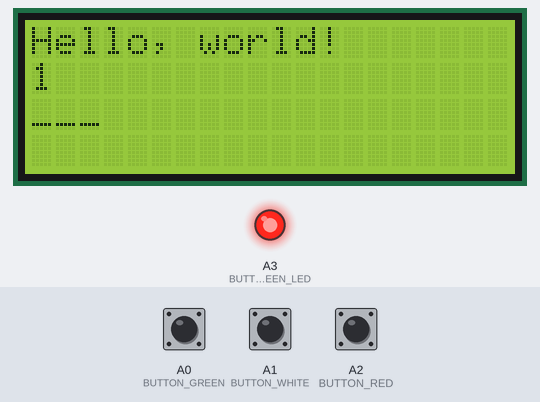
A sketch run on a simulated Arduino Uno, built with avr-gcc and run on an emulated ATmega328P. Parts: 20×4 character LCD, output pins drawn as LEDs (lit = HIGH). The inputs (shaded band) are chosen by the test bench; at power-on: A0 (BUTTON_GREEN) HIGH, A1 (BUTTON_WHITE) HIGH, A2 (BUTTON_RED) HIGH. Pins used as bus, display or sensor lines are not drawn.

Above: at 1.6 s.
1.7 s: A0 (BUTTON_GREEN) pulled LOW for 0.15 s
3.3 s: A1 (BUTTON_WHITE) pulled LOW for 0.15 s
At 3.37 s:
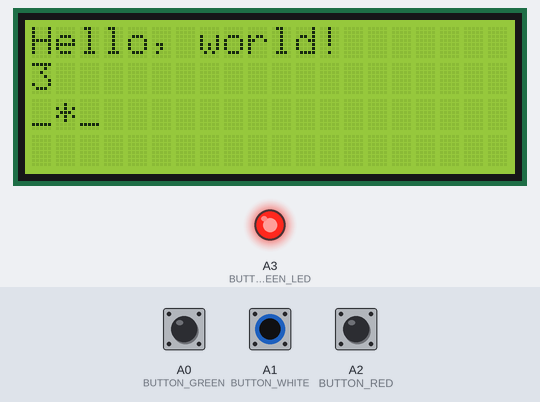
4.9 s: A2 (BUTTON_RED) pulled LOW for 0.15 s
At 4.95 s:
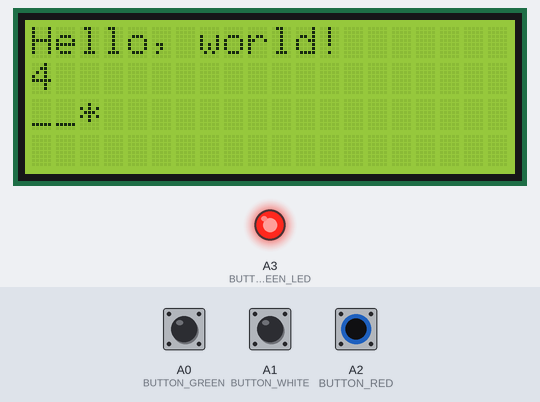
6.5 s: A0 (BUTTON_GREEN) pulled LOW for 1 s
At 6.9 s:
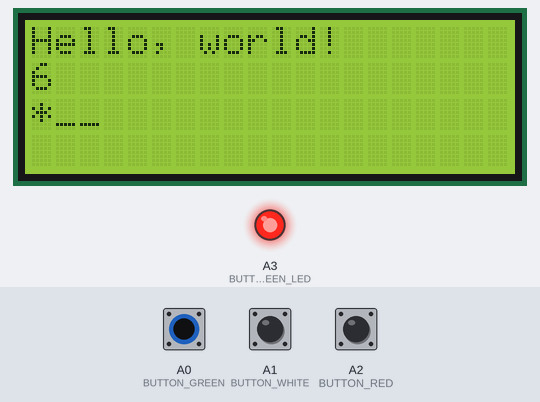
9.0 s: A1 (BUTTON_WHITE) pulled LOW for 1 s
At 9.4 s:
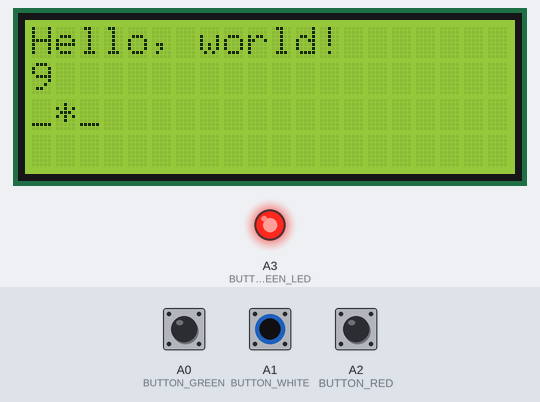
11.5 s: A2 (BUTTON_RED) pulled LOW for 1 s
At 11.9 s:
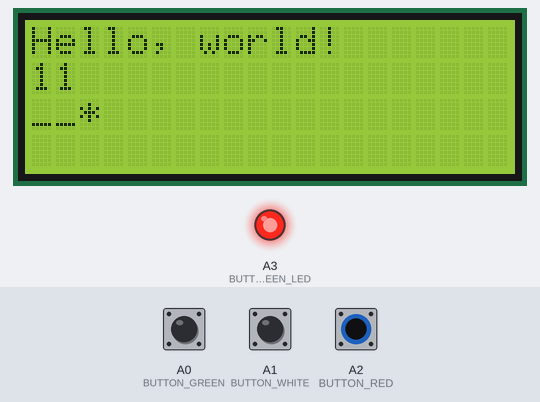
Timing chart, 0 to 14.5 s (numbered marks = the images above; inputs shaded):
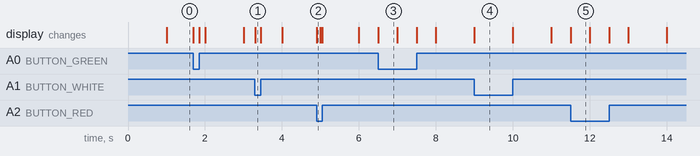

Measured:
- after the input at 3.3 s, the display: changes at once (image 1)
- after the input at 4.9 s, the display: changes at once (image 2)
- after the input at 6.5 s, the display: changes at once (image 3)
- after the input at 9.0 s, the display: first changes at once (image 4 shows a later state)
- after the input at 11.5 s, the display: changes at once (image 5)
- what the display in image 3 shows lasts 0.5 s, from 6.5 s to 7.0 s

The sketch:

full_gpio_test.ino
```cpp
#include <LiquidCrystal.h>

// Full Test
// App to test the wiring of the LCD.  I have it wired to some pretty weird pins
// because I'm using an Arduino Ethernet Uno and I need some PWMs available for
// the backlight coloring.

const int numCols = 20;
const int numRows = 4;

#define LCD_D4     A5
#define LCD_D5     A4
#define LCD_D6      7
#define LCD_D7      4
#define LCD_RS      2
#define LCD_ENABLE  8
#define LCD_RED     5
#define LCD_GREEN   6
#define LCD_BLUE    3

#define BUTTON_RED_GREEN_LED  A3
#define BUTTON_GREEN          A0
#define BUTTON_WHITE          A1
#define BUTTON_RED            A2

LiquidCrystal lcd(LCD_RS, LCD_ENABLE, LCD_D4, LCD_D5, LCD_D6, LCD_D7);

void setup()
{
    // Set up LCD pins
    pinMode(LCD_D4, OUTPUT);
    digitalWrite(LCD_D4, LOW);
    pinMode(LCD_D5, OUTPUT);
    digitalWrite(LCD_D5, LOW);
    pinMode(LCD_RED, OUTPUT);
    pinMode(LCD_GREEN, OUTPUT);
    pinMode(LCD_BLUE, OUTPUT);
    analogWrite(LCD_RED, 127);
    analogWrite(LCD_GREEN, 255);
    analogWrite(LCD_BLUE, 127);

    // Set up button LED pins
    pinMode(BUTTON_RED_GREEN_LED, OUTPUT);
    digitalWrite(BUTTON_RED_GREEN_LED, HIGH);

    // Set up button pins
    pinMode(BUTTON_GREEN, INPUT);
    pinMode(BUTTON_WHITE, INPUT);
    pinMode(BUTTON_RED, INPUT);
    digitalWrite(BUTTON_GREEN, HIGH);
    digitalWrite(BUTTON_WHITE, HIGH);
    digitalWrite(BUTTON_RED, HIGH);

    // Set up LCD writer
    lcd.begin(numCols, numRows);
    lcd.print("Hello, world!");

}

void loop()
{
    lcd.setCursor(0, 1);
    lcd.print(millis()/1000); // Seconds since reset

    lcd.setCursor(0, 2);
    if (digitalRead(BUTTON_GREEN))
        lcd.write('_');
    else
        lcd.write('*');
    if (digitalRead(BUTTON_WHITE))
        lcd.write('_');
    else
        lcd.write('*');
    if (digitalRead(BUTTON_RED))
        lcd.write('_');
    else
        lcd.write('*');
}
```
